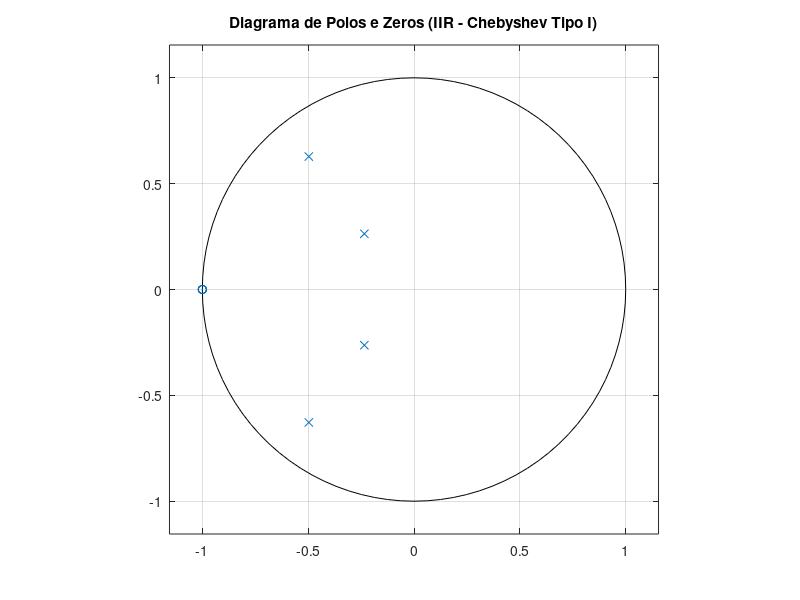
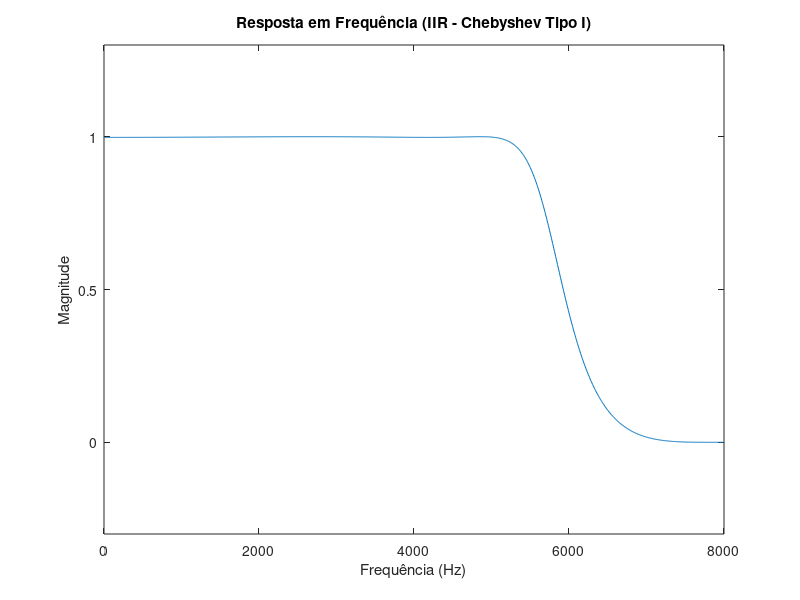

MATLAB code for these plots, in order:
% Especificações do filtro
passband_ripple = 0.02; % Ripple na banda de passagem (em módulo)
stopband_ripple = 0.15; % Ripple na banda de rejeição (em módulo)
passband_freq = 0.63; % Frequência limite da banda de passagem (normalizada)
stopband_freq = 0.65; % Frequência limite da banda de rejeição (normalizada)

% Frequência de amostragem
fs = 16000; % Substitua pelo valor correto da frequência de amostragem em Hz

% Projeto do filtro IIR usando Chebyshev Tipo I
n = 4; % Ordem do filtro
[b, a] = cheby1(n, passband_ripple, passband_freq, 'low'); % Filtro IIR de Chebyshev Tipo I

% Plotar o diagrama de polos e zeros
figure;
zplane(b, a);
title('Diagrama de Polos e Zeros (IIR - Chebyshev Tipo I)');

% Calcular a resposta em frequência
[h, w] = freqz(b, a, 1024);
frequencies = w * fs / (2*pi); % Frequências em Hz

% Plotar a resposta em frequência
figure;
plot(frequencies, abs(h));
title('Resposta em Frequência (IIR - Chebyshev Tipo I)');
xlabel('Frequência (Hz)');
ylabel('Magnitude');

% Ajustar os limites do eixo y
ylim([-0.3, 1.3]);
